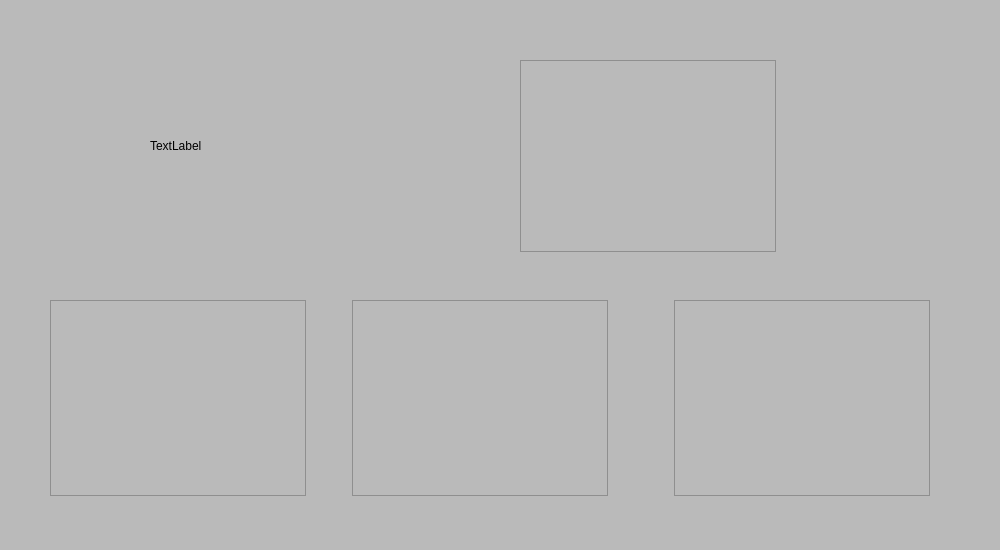
<?xml version="1.0" encoding="UTF-8"?>
<ui version="4.0">
 <class>East12</class>
 <widget class="QWidget" name="East12">
  <property name="geometry">
   <rect>
    <x>0</x>
    <y>0</y>
    <width>1000</width>
    <height>550</height>
   </rect>
  </property>
  <property name="windowTitle">
   <string>Form</string>
  </property>
  <property name="styleSheet">
   <string notr="true">QWidget {
     background-color:rgb(186, 186, 186);
}</string>
  </property>
  <widget class="QTableView" name="tableView">
   <property name="geometry">
    <rect>
     <x>520</x>
     <y>60</y>
     <width>256</width>
     <height>192</height>
    </rect>
   </property>
  </widget>
  <widget class="QWidget" name="layoutWidget">
   <property name="geometry">
    <rect>
     <x>50</x>
     <y>300</y>
     <width>880</width>
     <height>196</height>
    </rect>
   </property>
   <layout class="QHBoxLayout" name="horizontalLayout_2">
    <item>
     <layout class="QHBoxLayout" name="horizontalLayout">
      <item>
       <widget class="QTableView" name="tableView_2"/>
      </item>
      <item>
       <spacer name="horizontalSpacer">
        <property name="orientation">
         <enum>Qt::Horizontal</enum>
        </property>
        <property name="sizeHint" stdset="0">
         <size>
          <width>40</width>
          <height>20</height>
         </size>
        </property>
       </spacer>
      </item>
      <item>
       <widget class="QListView" name="listView"/>
      </item>
     </layout>
    </item>
    <item>
     <spacer name="horizontalSpacer_2">
      <property name="orientation">
       <enum>Qt::Horizontal</enum>
      </property>
      <property name="sizeHint" stdset="0">
       <size>
        <width>40</width>
        <height>20</height>
       </size>
      </property>
     </spacer>
    </item>
    <item>
     <widget class="QTableView" name="tableView_3"/>
    </item>
   </layout>
  </widget>
  <widget class="QLabel" name="img12">
   <property name="geometry">
    <rect>
     <x>150</x>
     <y>80</y>
     <width>161</width>
     <height>131</height>
    </rect>
   </property>
   <property name="text">
    <string>TextLabel</string>
   </property>
  </widget>
 </widget>
 <resources/>
 <connections/>
</ui>
